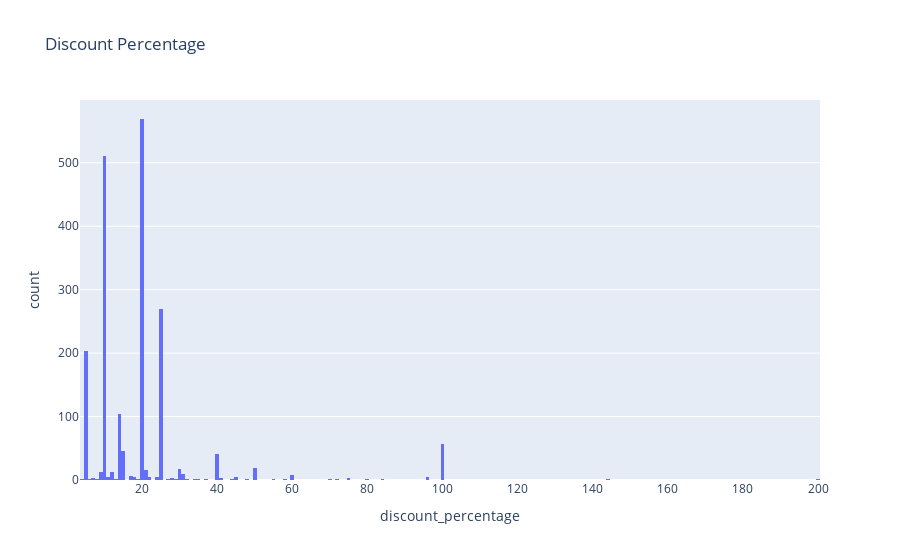

Source (notebook cell):
### Markdown cell above
### Discount

### Code cell
import plotly.express as px

disc = df[df.discount_percentage != 0]
fig = px.histogram(disc, x='discount_percentage', title='Discount Percentage')
fig.show()

### Figure 1 — Plotly figure (JSON) as saved in the notebook; plotly's stock layout.template omitted (floating-point values rounded to 4 significant figures; data arrays with more than 128 entries replaced by an {"elided": "..."} marker saying what was removed)
{"data": [{"alignmentgroup": "True", "bingroup": "x", "hovertemplate": "discount_percentage=%{x}<br>count=%{y}<extra></extra>", "legendgroup": "", "marker": {"color": "#636efa", "pattern": {"shape": ""}}, "name": "", "offsetgroup": "", "orientation": "v", "showlegend": false, "type": "histogram", "x": {"elided": "8190 float values"}, "xaxis": "x", "yaxis": "y"}], "layout": {"barmode": "relative", "legend": {"tracegroupgap": 0}, "title": {"text": "Discount Percentage"}, "xaxis": {"anchor": "y", "domain": [0, 1], "title": {"text": "discount_percentage"}}, "yaxis": {"anchor": "x", "domain": [0, 1], "title": {"text": "count"}}}}
